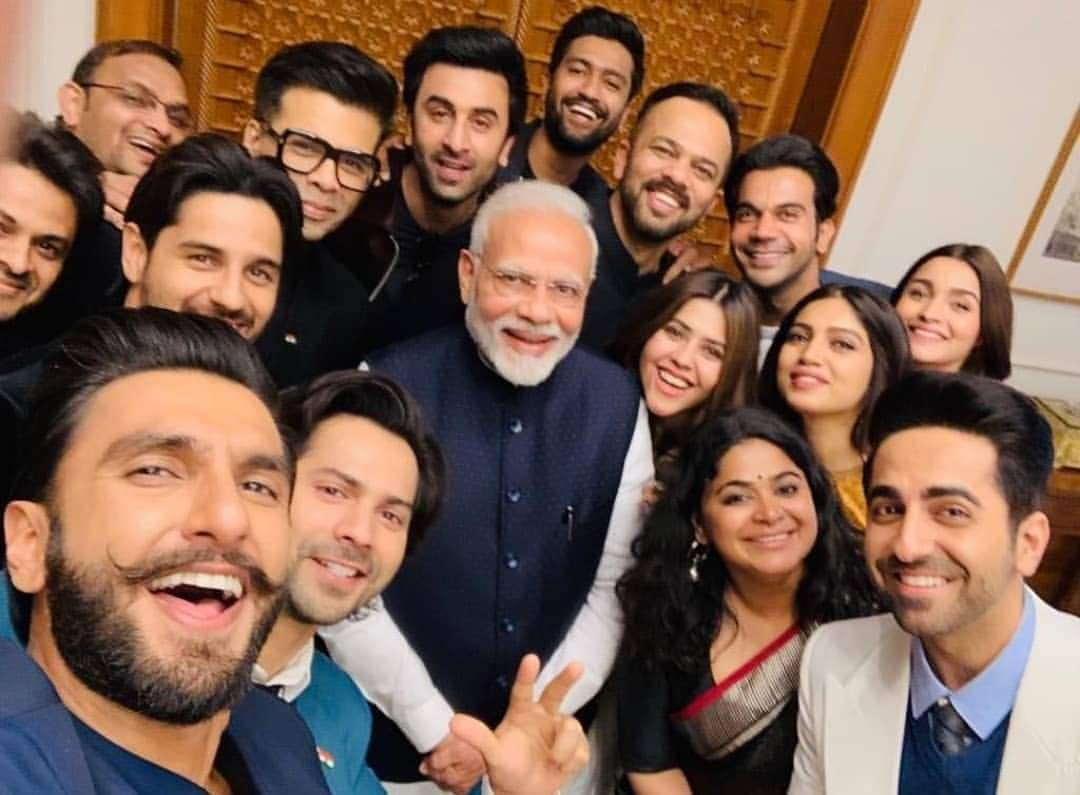
#> input picture faceDetection/faces.jpg, 1080 x 795 px
$ python faceDetection.py
#> lines starting #> are read from the running program, lines starting #| are printed output that depends on the picture; after the words box and inside, x2 and y2 are one past the last pixel; in counts of white or black regions, pixels touching at a corner belong together
import cv2


faceCascade = cv2.CascadeClassifier(cv2.data.haarcascades + 'haarcascade_frontalface_default.xml')
img = cv2.imread('faces.jpg')
#> img is the input picture: shape (795, 1080, 3); mean B, G, R 84.3, 100, 129.7
gImage = cv2.cvtColor(img, cv2.COLOR_BGR2GRAY)
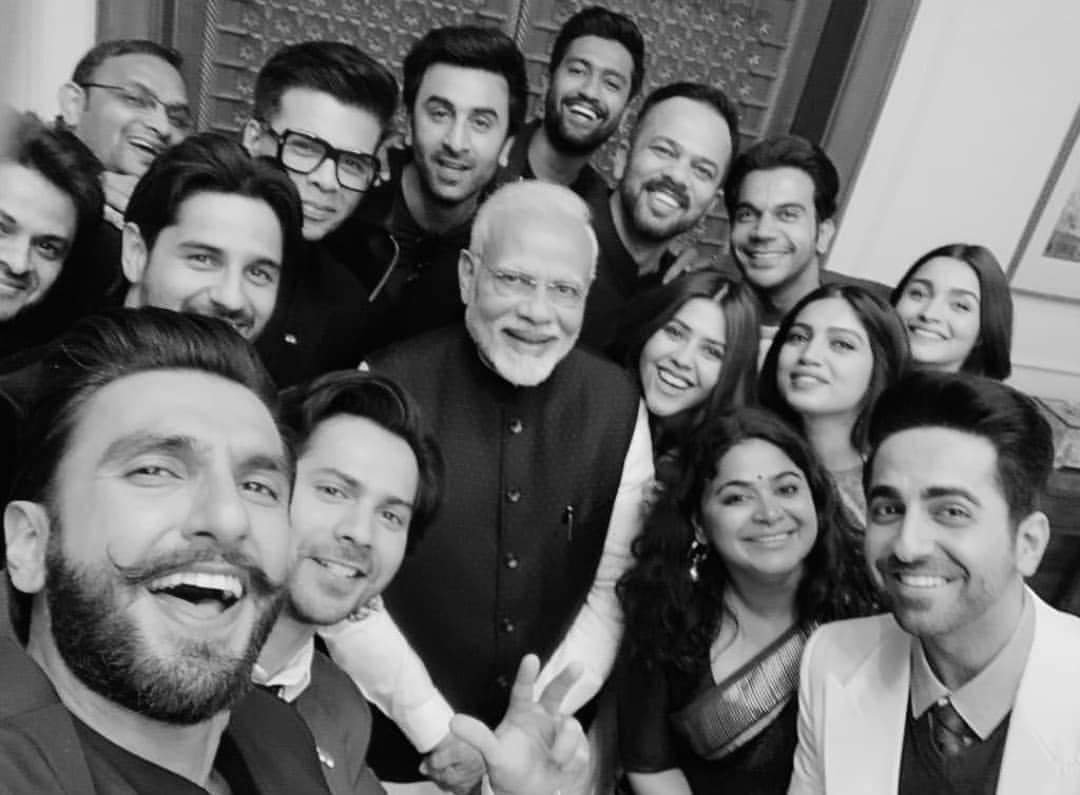
#> gImage: shape (795, 1080); min 0, max 254, mean 107.1
faces = faceCascade.detectMultiScale(gImage, 1.1, 4)
#> faces = 14 rows, first 6: [720, 177, 96, 96], [628, 334, 75, 75], [192, 7, 83, 83], [703, 443, 123, 123], [543, 34, 102, 102], [73, 55, 115, 115]
for(x,y,w,h) in faces:
	cv2.rectangle(img, (x,y), (x+w, y+h), (0, 0, 255), 2)
#> this loop made 14 passes
#> (x, y, w, h) on passes 1 to 12: (720, 177, 96, 96), (628, 334, 75, 75), (192, 7, 83, 83), (703, 443, 123, 123), (543, 34, 102, 102), (73, 55, 115, 115), (460, 226, 146, 146), (890, 256, 104, 104), (763, 296, 114, 114), (396, 67, 126, 126), (149, 201, 162, 162), (832, 439, 174, 174)
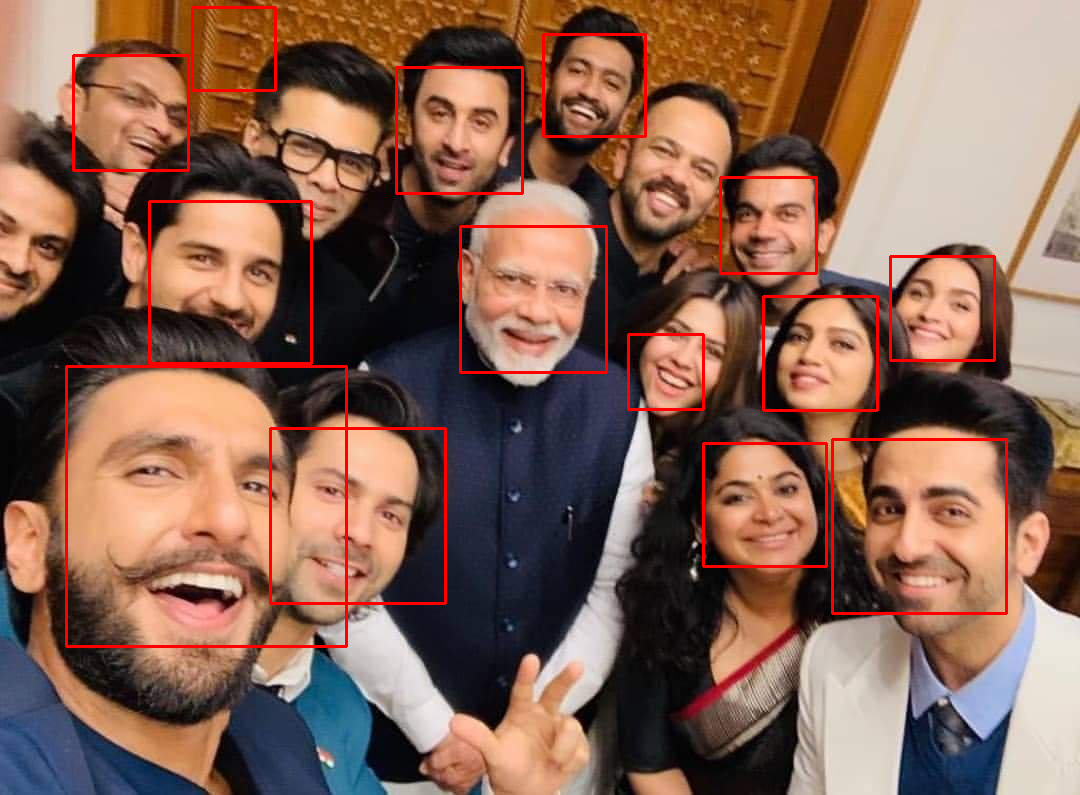
#> img: shape (795, 1080, 3); 2.61% of pixels changed, all inside (x1, y1, x2, y2) = (65, 6, 1008, 648)
cv2.imshow('faceDetect',img)
cv2.waitKey(0)

$ run again, with faceDetection/aloy.jpg copied over faceDetection/faces.jpg
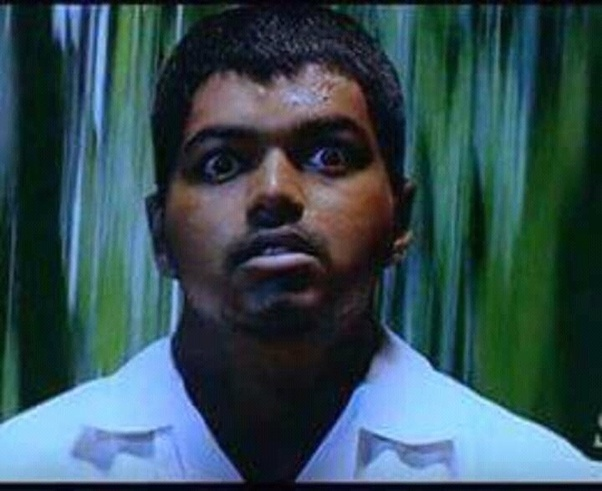
#> input picture faceDetection/aloy.jpg, 602 x 491 px
#> img is the input picture: shape (491, 602, 3); mean B, G, R 84.8, 77.9, 53.1
#> `gImage = cv2.cvtColor(img, cv2.COLOR_BGR2GRAY)`:
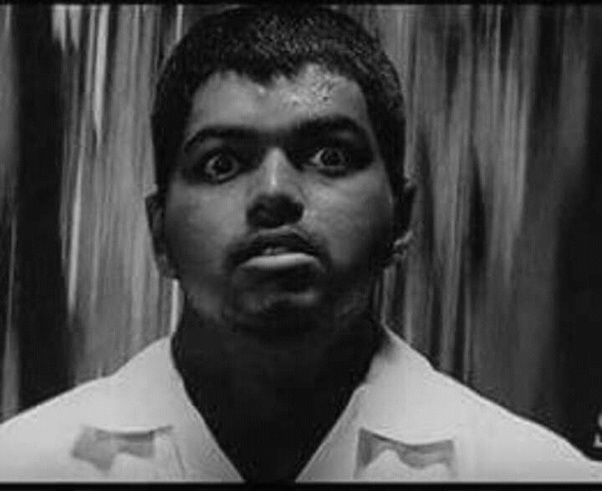
#> gImage: shape (491, 602); min 1, max 228, mean 71.3
#> faces = [[135, 44, 281, 281]]
#> the loop `for(x,y,w,h) in faces:` made 1 pass
#> after the loop `for(x,y,w,h) in faces:`:
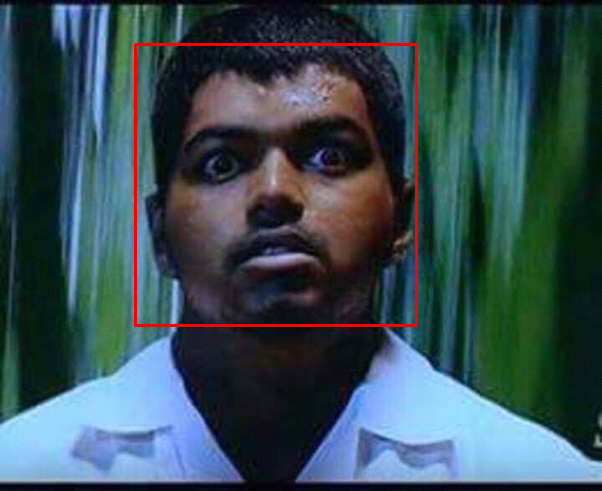
#> img: shape (491, 602, 3); 1.14% of pixels changed, all inside (x1, y1, x2, y2) = (134, 43, 418, 327)
